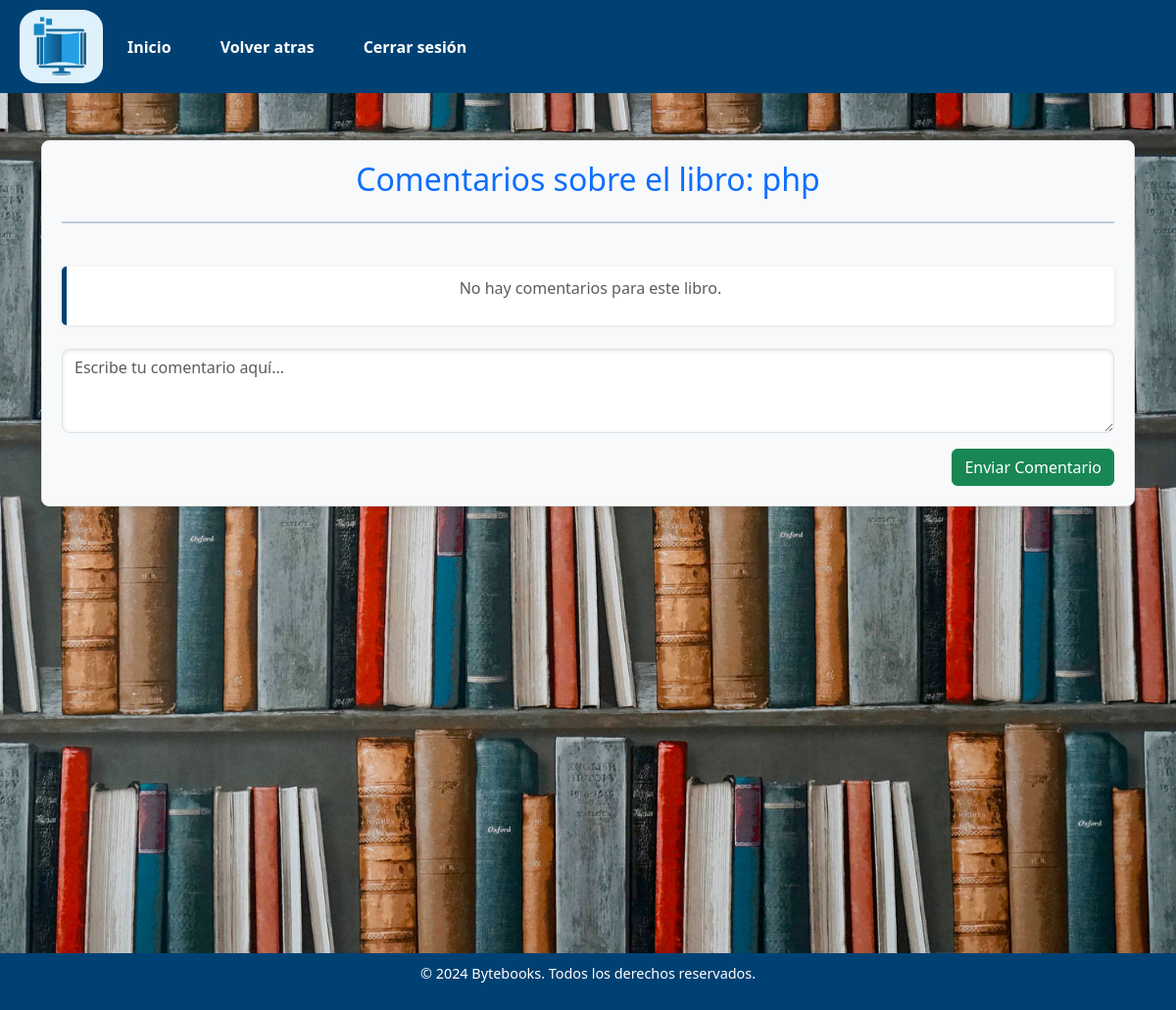
The page /user/view_comments/1 (signed in) on the database as committed earlier.
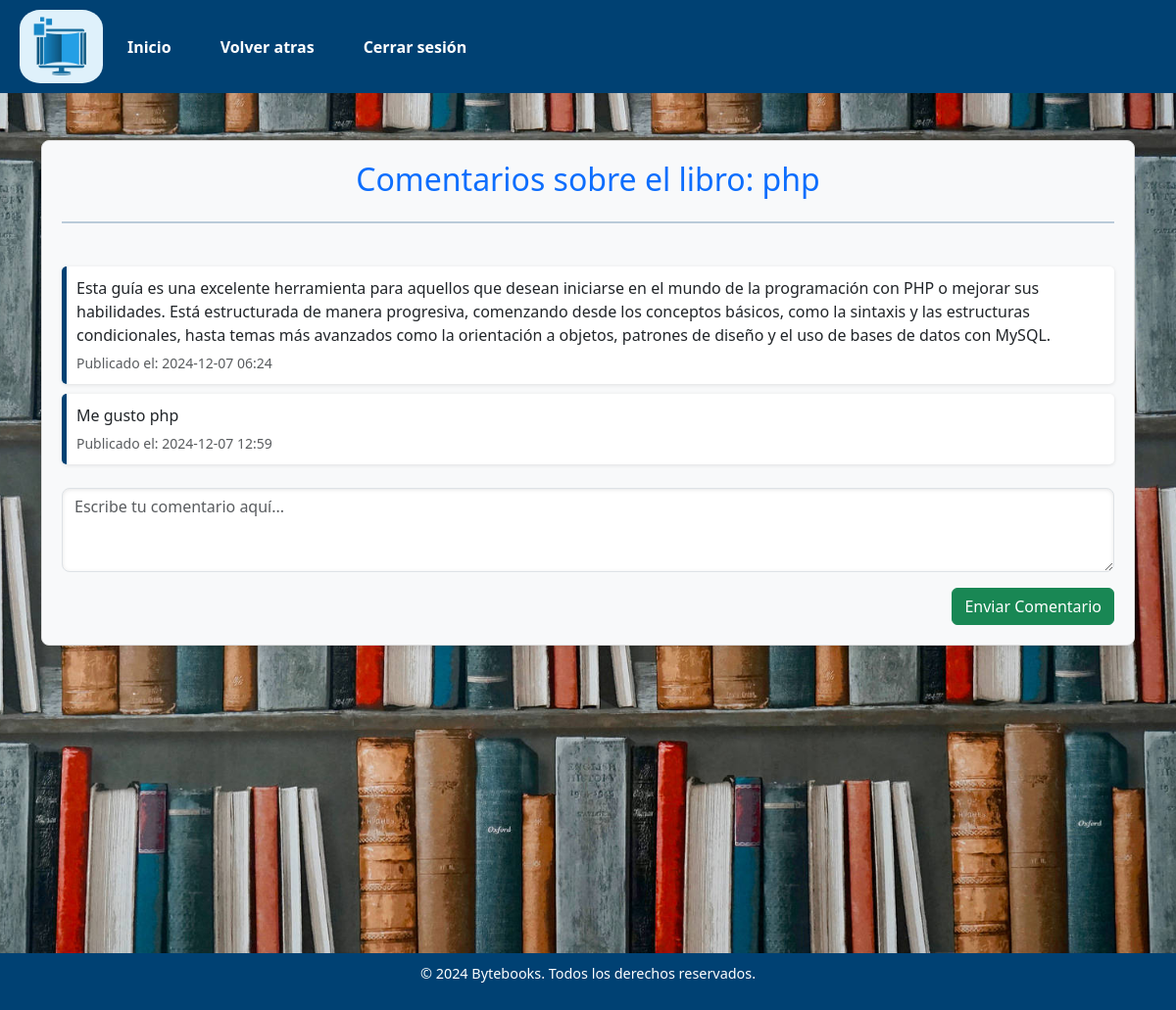
The same page on the database as committed later.
### models.py (models this page shows)
class Comentario(db.Model):
    __tablename__ = 'comentarios'
    id_comentario = db.Column(db.Integer, primary_key=True)  # ID único del comentario
    id_libro = db.Column(db.Integer, db.ForeignKey('libros.id_libro'), nullable=False)  # Relación con el libro
    comentario = db.Column(db.Text, nullable=False)  # Contenido del comentario
    fecha_hora = db.Column(db.DateTime, nullable=False, default=datetime.now)  # Fecha y hora del comentario
    libro = db.relationship('Libro', backref='comentarios')  # Relación con el modelo Libro

### routes/user_routes.py (the view)
@user_bp.route('/view_comments/<int:libro_id>', methods=['GET'])
@user_required
def view_comments(libro_id):
    libro = Libro.query.get_or_404(libro_id)
    comentarios = Comentario.query.filter_by(id_libro=libro_id).all()
    return render_template('view_comments.html', libro=libro, comentarios=comentarios)

### routes/user_routes.py (called while the page is built)
def user_required(f):
    @wraps(f)
    def decorated_function(*args, **kwargs):
        if 'user_id' not in session:
            return redirect(url_for('byte.login'))  # Redirige al login si no está autenticado
        user = Usuario.query.get(session['user_id'])
        if not user or user.is_admin:
            return redirect(url_for('admin.dashboard'))
        return f(*args, **kwargs)
    return decorated_function

### templates/user/view_comments.html (shortened to what this page needs)
<!DOCTYPE html>
<html lang="es">
<head>
    <link href="https://cdn.jsdelivr.net/npm/bootstrap@5.3.2/dist/css/bootstrap.min.css" rel="stylesheet">
</head>
<body>
    {% include 'user/comments_Cabecera.html' %}
    <div class="content container mt-5">
        <div class="bg-comments">
            <h2 class="text-center text-primary mb-4">Comentarios sobre el libro: {{ libro.nombre_libro }}</h2>
            <hr>
            <br>
            <div class="comments-section mb-4">
                {% for comentario in comentarios %}
                <div class="comment-box">
                    <p class="mb-1">{{ comentario.comentario }}</p>
                    <small class="text-muted">Publicado el: {{ comentario.fecha_hora.strftime('%Y-%m-%d %H:%M') }}</small>
                </div>
                {% else %}
                <div class="comment-box text-center">
                    <p class="text-muted">No hay comentarios para este libro.</p>
                </div>
                {% endfor %}
            </div>
            <div class="comment-form mt-3">
                <form action="{{ url_for('user.add_comment', libro_id=libro.id_libro) }}" method="POST">
                    <div class="mb-3">
                        <textarea class="form-control" name="comentario" placeholder="Escribe tu comentario aquí..." rows="3" required></textarea>
                    </div>
                    <div class="d-flex justify-content-end">
                        <button type="submit" class="btn btn-success">Enviar Comentario</button>
                    </div>
                </form>
            </div>
        </div>
    </div>
    {% include 'user/Pie.html' %}
</body>
</html>

Rows that differ between the two databases and show on the page:
added Comentario: comentario "Esta guía es una excelente herramienta para aquellos que desean iniciarse en el mundo de la programación con PHP o mejorar sus habilidades. Está estructurada de manera progresiva, comenzando desde los conceptos básicos, como la sintaxis y las estructuras condicionales, hasta temas más avanzados como la orientación a objetos, patrones de diseño y el uso de bases de datos con MySQL.", fecha_hora "2024-12-07 06:24"
added Comentario: comentario "Me gusto php", fecha_hora "2024-12-07 12:59"
Other text that changed with them:
text no longer shown: "No hay comentarios para este libro."
